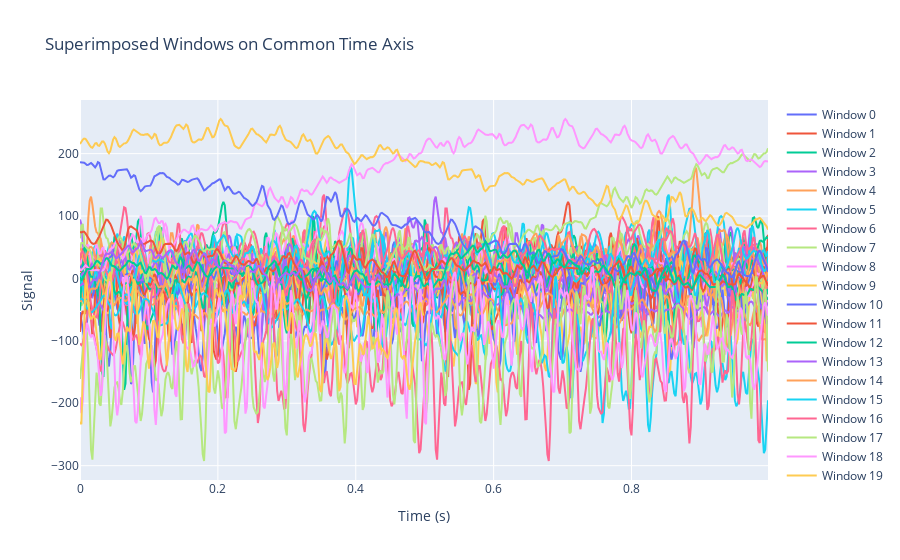

The notebook cell saved with this chart:
### Code cell
# superimpose all the windows in a common time axis, since they are all of the same length in a plotly plot

import pandas as pd
import numpy as np
import plotly.graph_objects as go

# Assuming DF is your DataFrame and samplingFrequency is defined
def window_number(DF, samplingFrequency):
    window_size = samplingFrequency # window size is the same as NFFT
    step_size = samplingFrequency // 2  # 50% overlap
    num_windows = (len(DF) - step_size) // step_size + 1
    
    windows = []
    for i in range(len(DF)):
        row_windows = []
        for j in range(num_windows):
            start_idx = j * step_size
            end_idx = start_idx + window_size
            if start_idx <= i < end_idx:
                row_windows.append(j)
        windows.append(row_windows)
    
    return windows

DF['window'] = window_number(DF, samplingFrequency)

# Extract windows
window_size = samplingFrequency
step_size = samplingFrequency // 2
num_windows = (len(DF) - step_size) // step_size + 1

windows = []
for i in range(num_windows):
    start_idx = i * step_size
    end_idx = start_idx + window_size
    windows.append(DF.iloc[start_idx:end_idx])

# Create a common time axis
time_axis = np.arange(window_size) / samplingFrequency

# Plot using Plotly
fig = go.Figure()

for i, window in enumerate(windows):
    fig.add_trace(go.Scatter(x=time_axis, y=window['S'], mode='lines', name=f'Window {i}'))

fig.update_layout(title='Superimposed Windows on Common Time Axis',
                  xaxis_title='Time (s)',
                  yaxis_title='Signal',
                  showlegend=True)

fig.show()

### Figure 1 — Plotly figure (JSON) as saved in the notebook; plotly's stock layout.template omitted (floating-point values rounded to 4 significant figures; data arrays with more than 128 entries replaced by an {"elided": "..."} marker saying what was removed)
{"data": [{"mode": "lines", "name": "Window 0", "type": "scatter", "x": {"elided": "500 float values"}, "y": {"elided": "500 float values"}}, {"mode": "lines", "name": "Window 1", "type": "scatter", "x": {"elided": "500 float values"}, "y": {"elided": "500 float values"}}, {"mode": "lines", "name": "Window 2", "type": "scatter", "x": {"elided": "500 float values"}, "y": {"elided": "500 float values"}}, {"mode": "lines", "name": "Window 3", "type": "scatter", "x": {"elided": "500 float values"}, "y": {"elided": "500 float values"}}, {"mode": "lines", "name": "Window 4", "type": "scatter", "x": {"elided": "500 float values"}, "y": {"elided": "500 float values"}}, {"mode": "lines", "name": "Window 5", "type": "scatter", "x": {"elided": "500 float values"}, "y": {"elided": "500 float values"}}, {"mode": "lines", "name": "Window 6", "type": "scatter", "x": {"elided": "500 float values"}, "y": {"elided": "500 float values"}}, {"mode": "lines", "name": "Window 7", "type": "scatter", "x": {"elided": "500 float values"}, "y": {"elided": "500 float values"}}, {"mode": "lines", "name": "Window 8", "type": "scatter", "x": {"elided": "500 float values"}, "y": {"elided": "500 float values"}}, {"mode": "lines", "name": "Window 9", "type": "scatter", "x": {"elided": "500 float values"}, "y": {"elided": "500 float values"}}, {"mode": "lines", "name": "Window 10", "type": "scatter", "x": {"elided": "500 float values"}, "y": {"elided": "500 float values"}}, {"mode": "lines", "name": "Window 11", "type": "scatter", "x": {"elided": "500 float values"}, "y": {"elided": "500 float values"}}, {"mode": "lines", "name": "Window 12", "type": "scatter", "x": {"elided": "500 float values"}, "y": {"elided": "500 float values"}}, {"mode": "lines", "name": "Window 13", "type": "scatter", "x": {"elided": "500 float values"}, "y": {"elided": "500 float values"}}, {"mode": "lines", "name": "Window 14", "type": "scatter", "x": {"elided": "500 float values"}, "y": {"elided": "500 float values"}}, {"mode": "lines", "name": "Window 15", "type": "scatter", "x": {"elided": "500 float values"}, "y": {"elided": "500 float values"}}, {"mode": "lines", "name": "Window 16", "type": "scatter", "x": {"elided": "500 float values"}, "y": {"elided": "500 float values"}}, {"mode": "lines", "name": "Window 17", "type": "scatter", "x": {"elided": "500 float values"}, "y": {"elided": "500 float values"}}, {"mode": "lines", "name": "Window 18", "type": "scatter", "x": {"elided": "500 float values"}, "y": {"elided": "500 float values"}}, {"mode": "lines", "name": "Window 19", "type": "scatter", "x": {"elided": "500 float values"}, "y": {"elided": "500 float values"}}, {"mode": "lines", "name": "Window 20", "type": "scatter", "x": {"elided": "500 float values"}, "y": {"elided": "500 float values"}}, {"mode": "lines", "name": "Window 21", "type": "scatter", "x": {"elided": "500 float values"}, "y": {"elided": "500 float values"}}, {"mode": "lines", "name": "Window 22", "type": "scatter", "x": {"elided": "500 float values"}, "y": {"elided": "500 float values"}}, {"mode": "lines", "name": "Window 23", "type": "scatter", "x": {"elided": "500 float values"}, "y": {"elided": "500 float values"}}, {"mode": "lines", "name": "Window 24", "type": "scatter", "x": {"elided": "500 float values"}, "y": {"elided": "500 float values"}}, {"mode": "lines", "name": "Window 25", "type": "scatter", "x": {"elided": "500 float values"}, "y": {"elided": "500 float values"}}, {"mode": "lines", "name": "Window 26", "type": "scatter", "x": {"elided": "500 float values"}, "y": {"elided": "500 float values"}}, {"mode": "lines", "name": "Window 27", "type": "scatter", "x": {"elided": "500 float values"}, "y": {"elided": "500 float values"}}, {"mode": "lines", "name": "Window 28", "type": "scatter", "x": {"elided": "500 float values"}, "y": {"elided": "500 float values"}}, {"mode": "lines", "name": "Window 29", "type": "scatter", "x": {"elided": "500 float values"}, "y": {"elided": "500 float values"}}, {"mode": "lines", "name": "Window 30", "type": "scatter", "x": {"elided": "500 float values"}, "y": {"elided": "500 float values"}}, {"mode": "lines", "name": "Window 31", "type": "scatter", "x": {"elided": "500 float values"}, "y": {"elided": "500 float values"}}, {"mode": "lines", "name": "Window 32", "type": "scatter", "x": {"elided": "500 float values"}, "y": {"elided": "500 float values"}}, {"mode": "lines", "name": "Window 33", "type": "scatter", "x": {"elided": "500 float values"}, "y": {"elided": "500 float values"}}, {"mode": "lines", "name": "Window 34", "type": "scatter", "x": {"elided": "500 float values"}, "y": {"elided": "500 float values"}}, {"mode": "lines", "name": "Window 35", "type": "scatter", "x": {"elided": "500 float values"}, "y": {"elided": "500 float values"}}, {"mode": "lines", "name": "Window 36", "type": "scatter", "x": {"elided": "500 float values"}, "y": {"elided": "500 float values"}}, {"mode": "lines", "name": "Window 37", "type": "scatter", "x": {"elided": "500 float values"}, "y": {"elided": "500 float values"}}, {"mode": "lines", "name": "Window 38", "type": "scatter", "x": {"elided": "500 float values"}, "y": {"elided": "500 float values"}}, {"mode": "lines", "name": "Window 39", "type": "scatter", "x": {"elided": "500 float values"}, "y": {"elided": "250 float values"}}], "layout": {"showlegend": true, "title": {"text": "Superimposed Windows on Common Time Axis"}, "xaxis": {"title": {"text": "Time (s)"}}, "yaxis": {"title": {"text": "Signal"}}}}
